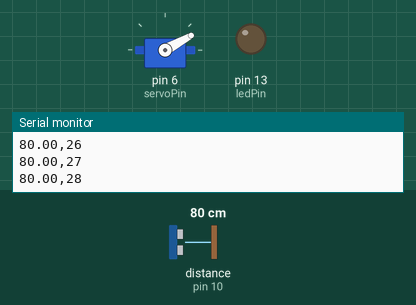
Recording of a sketch running on a simulated Arduino Uno, built with avr-gcc and run on an emulated ATmega328P. Shown: servo, output pins drawn as LEDs (lit = HIGH), the last lines printed to the serial monitor. Wiring (inferred from the names in the program): ultrasonic range finder: trigger pin 9; echo pin 10. The inputs (shaded band) are chosen by the test bench; at power-on: distance to the obstacle (sensor on pin 10) 80 cm. The echo pulse lasts 58.3 µs per cm; pins used as bus, display or sensor lines are not drawn.

Above: at 1.29 s.
1.3 s: distance to the obstacle (sensor on pin 10) set to 31 cm
4.3 s: distance to the obstacle (sensor on pin 10) set to 28 cm
At 4.47 s:
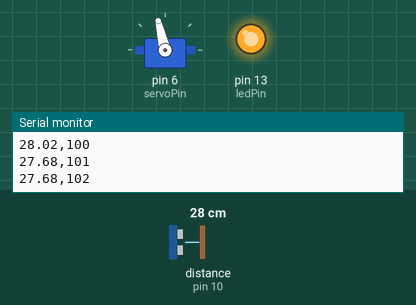
7.3 s: distance to the obstacle (sensor on pin 10) set to 35 cm
At 7.79 s:
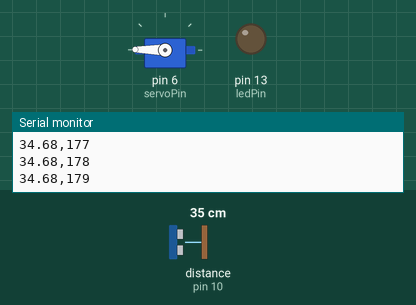
10.3 s: distance to the obstacle (sensor on pin 10) set to 4 cm
At 10.45 s:
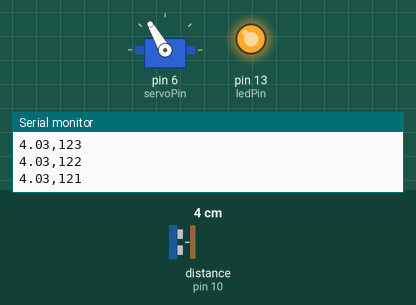
13.3 s: distance to the obstacle (sensor on pin 10) set to 60 cm
At 15.6 s:
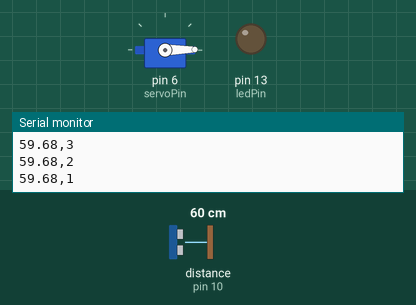
16.3 s: distance to the obstacle (sensor on pin 10) set to 120 cm
Timing chart, 0 to 21.9 s (numbered marks = the images above; inputs shaded):
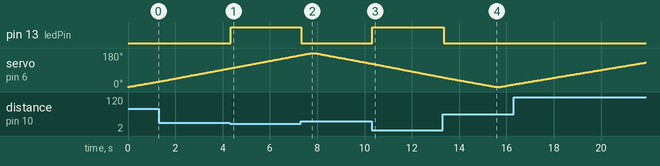

The sketch:

servo_radar.ino
```cpp
#include <Servo.h>

const int trigPin = 9;     // Ultrasonic trigger
const int echoPin = 10;    // Ultrasonic echo
const int ledPin  = 13;    // Onboard LED
const int servoPin = 6;    // Servo control

Servo servo;
long duration;
float distanceCM;
int angle = 0;
int direction = 1;         // 1 = forward, -1 = backward
const int threshold = 30;  // LED turns on if closer than (cm)

void setup() {
  Serial.begin(9600);
  servo.attach(servoPin);
  servo.write(angle);

  pinMode(trigPin, OUTPUT);
  pinMode(echoPin, INPUT);
  pinMode(ledPin, OUTPUT);

  Serial.println("Ultrasonic Radar Initialized");
}

void loop() {
  // Trigger ultrasonic pulse
  digitalWrite(trigPin, LOW);
  delayMicroseconds(2);
  digitalWrite(trigPin, HIGH);
  delayMicroseconds(10);
  digitalWrite(trigPin, LOW);

  // Measure echo duration (us)
  duration = pulseIn(echoPin, HIGH, 30000UL); // 30ms timeout

  //Calculations us to CM
  if (duration > 0) {
    distanceCM = (duration * 0.0343) / 2.0;
    Serial.print(distanceCM);
    Serial.print(",");
    Serial.println(angle);

    // LED feedback
    digitalWrite(ledPin, (distanceCM < threshold) ? HIGH : LOW);
  } else {
    Serial.print("No echo at angle: ");
    Serial.println(angle);
  }

  // Move servo for sweep
  angle += direction;
  if (angle >= 180 || angle <= 0) {
    direction = -direction;
    delay(100);
  }

  servo.write(angle);
  delay(40);
}
```

Measured:
- the behaviour switches between 30 and 29 cm on distance to the obstacle (sensor on pin 10) (found by bisection; images 0 and 1)
- after the input at 4.3 s, pin 13 (ledPin): LOW → HIGH at once
- after the input at 7.3 s, pin 13 (ledPin): HIGH → LOW at once
- after the input at 10.3 s, pin 13 (ledPin): LOW → HIGH at once
- after the input at 13.3 s, pin 13 (ledPin): HIGH → LOW at once
